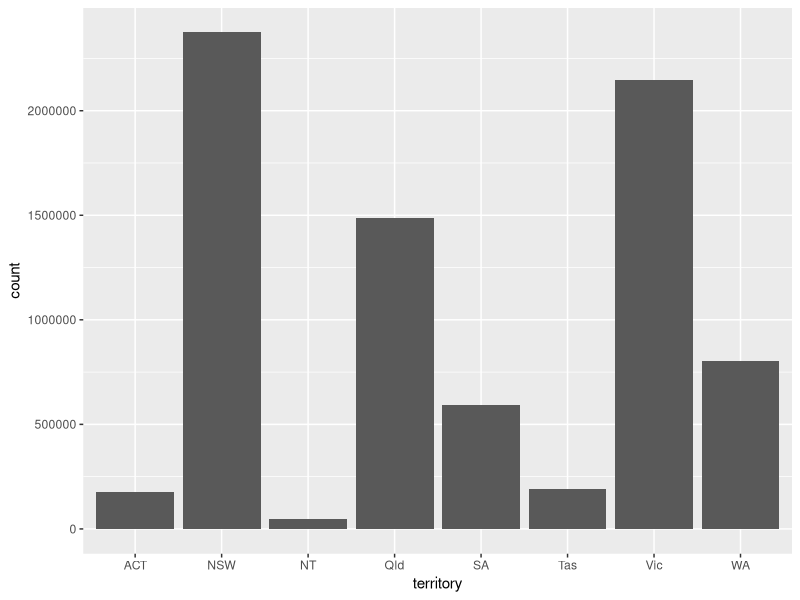
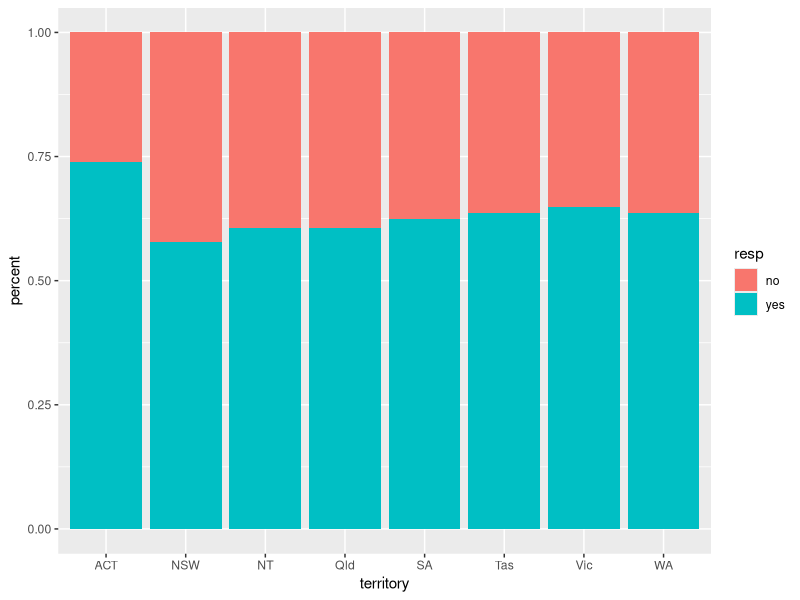

R code for these plots, in order:
## ---- chunk 1
#| label: setup
#| warning: false
#| message: false

library(tidyverse)
library(ggplot2)

knitr::opts_chunk$set(echo = TRUE, warning=FALSE, message=FALSE)
## ---- chunk 2
library(readr)
aus_marriage <- read_csv("_data/australian_marriage_tidy.csv")
print(aus_marriage)
## ---- chunk 3
#simplify territory values
aus_marriage <- mutate(aus_marriage, territory = recode(territory, "New South Wales" = "NSW",
                                                                    "Victoria" = "Vic",
                                                                    "Queensland" = "Qld",
                                                                    "South Australia" = "SA",
                                                                    "Western Australia" = "WA",
                                                                    "Tasmania" = "Tas",
                                                                    "Northern Territory(b)" = "NT",
                                                                    "Australian Capital Territory(c)" = "ACT"))
aus_marriage


## ---- chunk 4
#top 10 territories voting "yes"
yes_vote <- aus_marriage %>% filter(resp == "yes") %>%
  group_by(territory, count) %>%
  summarize(Total = n()) %>%
  arrange(desc(count)) %>% ungroup() %>% head(10)

ggplot(yes_vote, aes(x = territory, y = count))+
  geom_bar(stat = "identity")

## ---- chunk 5
#Stacked Bar Chart
ggplot(aus_marriage, aes(fill=resp, y=percent, x=territory)) +
  geom_bar(position = "fill", stat = "identity")

